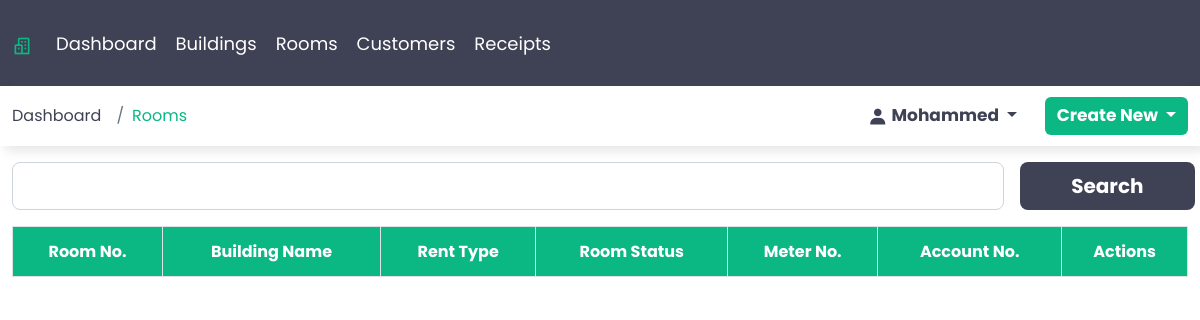
Page /rooms (signed in) on the earlier database version.
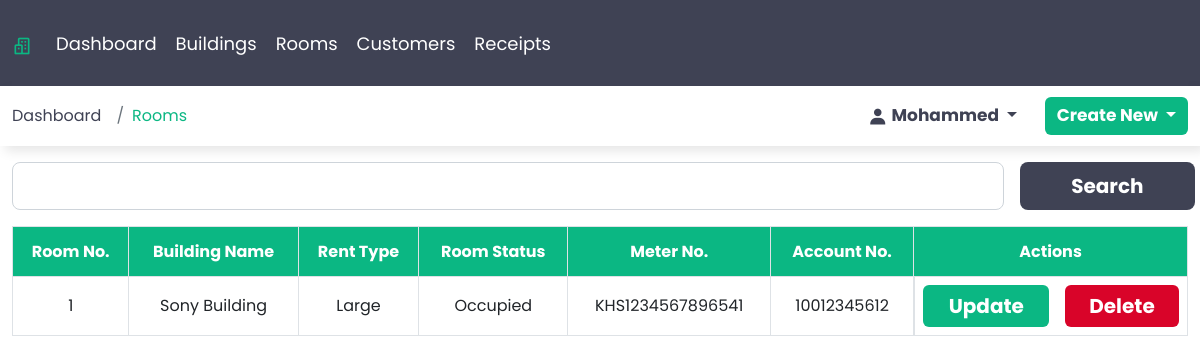
Same page on the later database version.
### webapp/models.py (models this page shows, shortened)
class Room(models.Model):
    room_number = models.IntegerField()
    building_name = models.ForeignKey(Building, on_delete=models.CASCADE)
    room_type = models.ForeignKey(RoomType, on_delete=models.DO_NOTHING)
    room_status = models.ForeignKey(RoomStatus, on_delete=models.DO_NOTHING)
    meter_number = models.CharField(max_length=16)
    account_number = models.IntegerField()
    class Meta:
        verbose_name_plural = 'Rooms'

class Building(models.Model):
    building_name = models.CharField(max_length=50)
    name_of_owner = models.CharField(max_length=50)
    building_type = models.ForeignKey(BuildingType, on_delete=models.CASCADE)
    number_of_rooms = models.IntegerField()
    mobile_number = models.IntegerField()
    current_lease_period = models.DateField()
    class Meta:
        verbose_name_plural = 'Buildings'
    def __str__ (self):
        return self.building_name

class RoomType(models.Model):
    room_type = models.CharField(max_length=50)
    class Meta:
        verbose_name_plural = 'Room Type'
    def __str__ (self):
        return self.room_type

class RoomStatus(models.Model):
    room_status = models.CharField(max_length=50)
    class Meta:
        verbose_name_plural = 'Room Status'
    def __str__ (self):
        return self.room_status

### webapp/views.py (the view)
# urls.py: path('rooms', views.RoomsView, name='rooms'),
@login_required()
def RoomsView(request):
    rooms = Room.objects.all()
    return render(request, 'rooms.html', {'context':'Rooms', 'rooms':rooms})

### templates/rooms.html (shortened to what this page needs)
{% extends 'base.html' %}
{% load static %}
{% block content %}
    <div class="container-fluid">
        <div class="sub-box">
            <div class="row">
                <div class="col-sm-12 mt-3">
                    <div class="row">
                        <div class="col-sm-12 col-md-12 col-lg-12 col-xl-12 col-xxl-12 search-col">
                            <form action="" class="d-flex gap-3">
                                <input type="text" class="form-control form-control-lg" id="search" >
                                <button type="submit" class="btn btn-lg search">Search</button>
                            </form>
                        </div>
                    </div>
                </div>
                <div class="col-sm-12 mt-3 table-responsive">
                    <table class="table table-hover table-bordered text-center ">
                        <thead>
                            <tr>
                            <th scope="col" class="align-middle">Room No.</th>
                            <th scope="col" class="align-middle">Building Name</th>
                            <th scope="col" class="align-middle">Rent Type</th>
                            <th scope="col" class="align-middle">Room Status</th>
                            <th scope="col" class="align-middle">Meter No.</th>
                            <th scope="col" class="align-middle">Account No.</th>
                            <th scope="col" class="align-middle">Actions</th>
                            </tr>
                        </thead>
                        <tbody>
                            {% for room in rooms %}
                                <tr>
                                <td class="align-middle">{{room.room_number}}</td>
                                <td class="align-middle">{{room.building_name}}</td>
                                <td class="align-middle">{{room.room_type}}</td>
                                <td class="align-middle">{{room.room_status}}</td>
                                <td class="align-middle">{{room.meter_number}}</td>
                                <td class="align-middle">{{room.account_number}}</td>
                                <td class="d-flex justify-content-between gap-3">
                                    <a href="{% url 'update_room' room.id %}" class="btn update">Update</a>
                                    <form action="{% url 'delete_room' room.id %}" method="post">
                                        <input type="submit" value="Delete" class="btn delete">
                                    </form>
                                </td>
                                </tr>
                            {% endfor %}
                        </tbody>
                    </table>
                </div>
            </div>
        </div>
    </div>
{% endblock %}

Differences in the rows shown:
added Room: room_number "1", building_name "Sony Building", room_type "Large", room_status "Occupied", meter_number "KHS1234567896541", account_number "10012345612"
